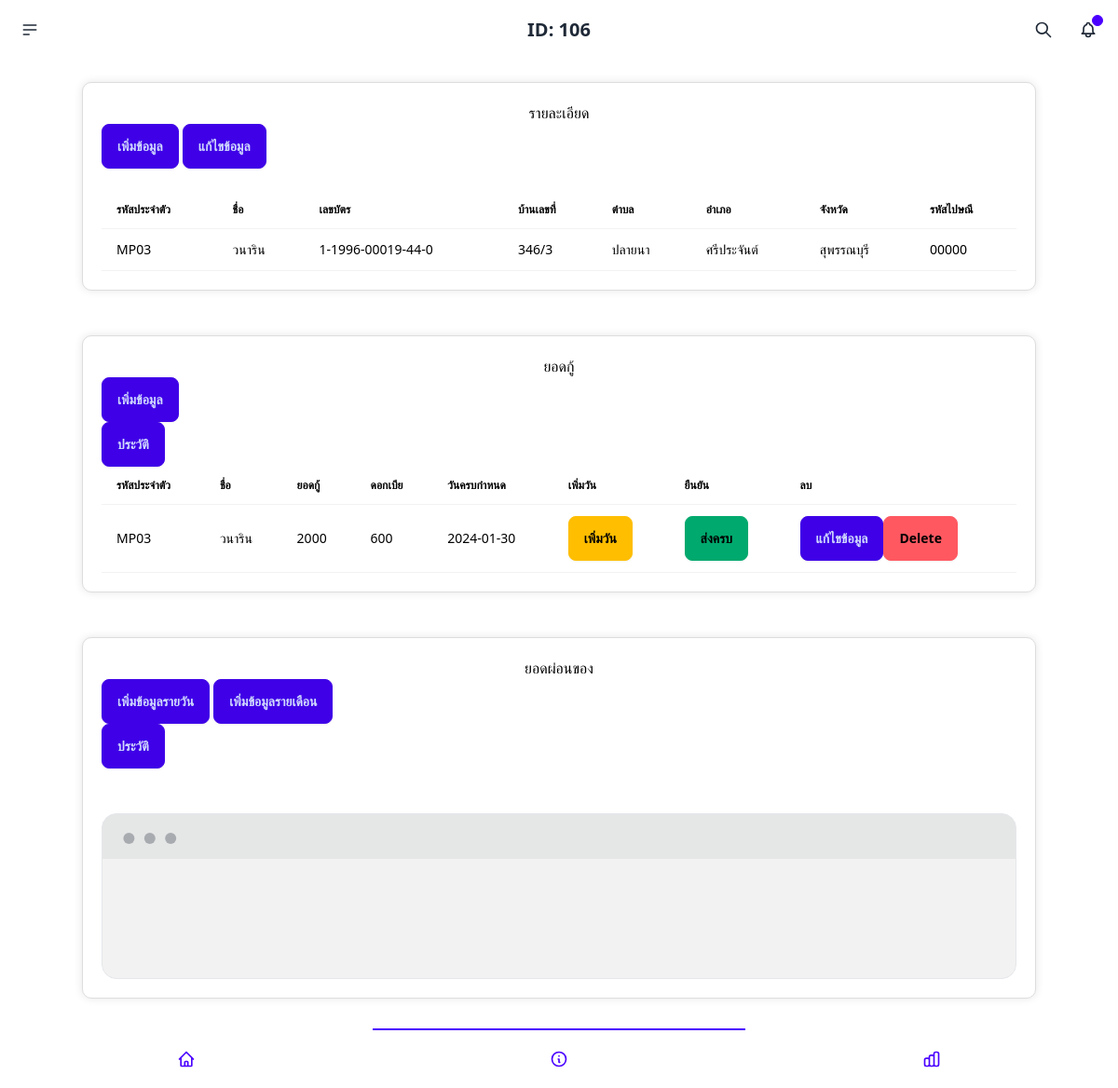
The page /info.php?uid=106 (signed in) on the database its author committed.
### tables this page shows
CREATE TABLE `address_records` (
  `record_id` int(11) NOT NULL,
  `address_line1` varchar(255) NOT NULL,
  `address_line2` varchar(255) DEFAULT NULL,
  `city` varchar(100) NOT NULL,
  `province` varchar(100) NOT NULL,
  `postal_code` varchar(10) NOT NULL,
  `uid` int(13) NOT NULL
);

CREATE TABLE `users` (
  `uid` int(11) NOT NULL,
  `fname` varchar(255) NOT NULL,
  `lname` varchar(255) NOT NULL,
  `facename` varchar(255) NOT NULL,
  `cardid` varchar(255) NOT NULL,
  `pid` varchar(255) NOT NULL,
  `status` varchar(255) NOT NULL
);

CREATE TABLE `recover` (
  `recid` int(11) NOT NULL,
  `loan_amount` int(11) NOT NULL,
  `interest_rate` int(11) NOT NULL,
  `recovery_date` date NOT NULL,
  `uid` int(11) NOT NULL,
  `stna` varchar(255) NOT NULL
);

### info.php (the view, shortened to what this page needs)
<?php
require_once 'connect.php';
if (isset($_GET['uid'])) {
    $uid = $_GET['uid'];
}
?>
<!DOCTYPE html>
<html lang="en">
<head>
    <link rel="stylesheet" href="sty.css">
    <link href="https://cdn.jsdelivr.net/npm/daisyui@4.6.0/dist/full.min.css" rel="stylesheet" type="text/css" />
    <script src="https://cdn.tailwindcss.com"></script>
    <link href='https://unpkg.com/boxicons@2.1.1/css/boxicons.min.css' rel='stylesheet'>
    <link rel="stylesheet" type="text/css" href="https://cdn.datatables.net/1.13.7/css/jquery.dataTables.min.css">
    <link rel="stylesheet" href="https://cdn.jsdelivr.net/npm/sweetalert2@11/dist/sweetalert2.min.css">
</head>
<body>
    <div class="navbar bg-base-100">
        <div class="navbar-start">
            <div class="dropdown">
                <div tabindex="0" role="button" class="btn btn-ghost btn-circle">
                    <svg xmlns="http://www.w3.org/2000/svg" class="h-5 w-5" fill="none" viewBox="0 0 24 24"
                        stroke="currentColor">
                        <path stroke-linecap="round" stroke-linejoin="round" stroke-width="2"
                            d="M4 6h16M4 12h16M4 18h7" />
                    </svg>
                </div>
            </div>
        </div>
        <div class="navbar-center">
            <a class="btn btn-ghost text-xl">
                <?php echo 'ID: ' . $uid; ?>
            </a>
        </div>
        <div class="navbar-end">
            <button class="btn btn-ghost btn-circle">
                <svg xmlns="http://www.w3.org/2000/svg" class="h-5 w-5" fill="none" viewBox="0 0 24 24"
                    stroke="currentColor">
                    <path stroke-linecap="round" stroke-linejoin="round" stroke-width="2"
                        d="M21 21l-6-6m2-5a7 7 0 11-14 0 7 7 0 0114 0z" />
                </svg>
            </button>
            <button class="btn btn-ghost btn-circle">
                <div class="indicator">
                    <span class="badge badge-xs badge-primary indicator-item"></span>
                </div>
            </button>
        </div>
    </div>
    <br>
    <div class="container">
        <center>
            <h1>รายละเอียด</h1>
        </center>
        <button class="btn btn-active btn-primary" onclick="my_modal_4.showModal()">เพิ่มข้อมูล</button>
        <button class="btn btn-active btn-primary" onclick="edit.showModal()">แก้ไขข้อมูล</button><br><br>
        <div class="overflow-x-auto">
            <table class="table table-striped table-hover">
                <thead>
                    <tr>
                        <th>รหัสประจำตัว</th>
                        <th>ชื่อ</th>
                        <th>เลขบัตร</th>
                        <th>บ้านเลขที่</th>
                        <th>ตำบล</th>
                        <th>อำเภอ</th>
                        <th>จังหวัด</th>
                        <th>รหัสไปษณี</th>
                    </tr>
                </thead>
                <tbody id="userDataBody">
                    <?php
                    $query = $conn->prepare("SELECT
                    a.uid AS user_uid,
                    a.pid,
                    a.fname,
                    a.cardid,
                    b.uid AS address_uid,
                    b.address_line1,
                    b.address_line2,
                    b.city,
                    b.province,
                    b.postal_code
                FROM users AS a
                LEFT JOIN address_records AS b ON a.uid = b.uid
                WHERE a.uid = $uid;
                ");
                    if ($query->execute() === false) {
                        die('Error executing the query');
                    }
                    while ($row = $query->fetch(PDO::FETCH_ASSOC)) {
                        echo '<tr>';
                        echo '<td>' . $row['pid'] . '</td>';
                        echo '<td>' . $row['fname'] . '</td>';
                        echo '<td>' . $row['cardid'] . '</td>';
                        echo '<td>' . $row['address_line1'] . '</td>';
                        echo '<td>' . $row['address_line2'] . '</td>';
                        echo '<td>' . $row['city'] . '</td>';
                        echo '<td>' . $row['province'] . '</td>';
                        echo '<td>' . $row['postal_code'] . '</td>';
                        echo '</tr>';
                    }
                    ?>
                </tbody>
            </table>
            <?php
            require_once 'connect.php';
            if ($_SERVER["REQUEST_METHOD"] == "POST") {
                if (isset($_POST['uid'], $_POST['address_line1'], $_POST['address_line2'], $_POST['city'], $_POST['province'], $_POST['postal_code'])) {
                    $uid = intval($_POST['uid']);
                    $address_line1 = htmlspecialchars($_POST['address_line1']);
                    $address_line2 = htmlspecialchars($_POST['address_line2']);
                    $city = htmlspecialchars($_POST['city']);
                    $province = htmlspecialchars($_POST['province']);
                    $postal_code = htmlspecialchars($_POST['postal_code']);
                    $query = "UPDATE address_records SET address_line1 = :address_line1, address_line2 = :address_line2, city = :city, province = :province, postal_code = :postal_code WHERE uid = :uid";
                    $stmt = $conn->prepare($query);
                    $stmt->bindParam(':address_line1', $address_line1, PDO::PARAM_STR);
                    $stmt->bindParam(':address_line2', $address_line2, PDO::PARAM_STR);
                    $stmt->bindParam(':city', $city, PDO::PARAM_STR);
                    $stmt->bindParam(':province', $province, PDO::PARAM_STR);
                    $stmt->bindParam(':postal_code', $postal_code, PDO::PARAM_STR);
                    $stmt->bindParam(':uid', $uid, PDO::PARAM_INT);
                    try {
                        $stmt->execute();
                        echo '<div role="alert" class="alert alert-success">
                                <svg xmlns="http://www.w3.org/2000/svg" class="stroke-current shrink-0 h-6 w-6" fill="none" viewBox="0 0 24 24">
                                  <path stroke-linecap="round" stroke-linejoin="round" stroke-width="2" d="M9 12l2 2 4-4m6 2a9 9 0 11-18 0 9 9 0 0118 0z" />
                                </svg>
                                <span>Your purchase has been confirmed!</span>
                              </div>';
                        echo '<script>
                                setTimeout(function() {
                                    var uid = ' . json_encode($_GET['uid']) . ';
                                    window.location.href = "info.php?uid=" + uid;
                                }, 2000);
                              </script>';
                    } catch (PDOException $e) {
                        echo '<div role="alert" class="alert alert-error">
                                <svg xmlns="http://www.w3.org/2000/svg" class="stroke-current shrink-0 h-6 w-6" fill="none" viewBox="0 0 24 24">
                                  <path stroke-linecap="round" stroke-linejoin="round" stroke-width="2" d="M10 14l2-2m0 0l2-2m-2 2l-2-2m2 2l2 2m7-2a9 9 0 11-18 0 9 9 0 0118 0z" />
                                </svg>
                                <span>Error! Task failed successfully.</span>
                              </div>';
                    }
                }
            } elseif (isset($_GET['uid'])) {
                $uid = $_GET['uid'];
            } else {
                echo "Invalid request.";
            }
            ?>
        </div>
    </div>
    <br><br>
    <div class="container">
        <center>
            <h1>ยอดกู้</h1>
        </center>
        <button class="btn btn-active btn-primary" onclick="my_modal_5.showModal()">เพิ่มข้อมูล</button>
        <form action="hitoryre.php" method="get">
            <button type="submit" class="btn btn-active btn-primary">ประวัติ</button>
        </form>
        <div class="overflow-x-auto">
            <table class="table table-striped table-hover">
                <thead>
                    <tr>
                        <th>รหัสประจำตัว</th>
                        <th>ชื่อ</th>
                        <th>ยอดกู้</th>
                        <th>ดอกเบีย</th>
                        <th>วันครบกำหนด</th>
                        <th>เพิ่มวัน</th>
                        <th>ยืนยัน</th>
                        <th>ลบ</th>
                    </tr>
                </thead>
                <tbody>
                    <?php
                    $query = $conn->prepare("SELECT
                    a.uid AS user_uid,
                    a.pid,
                    a.fname,
                    a.cardid,
                    b.uid AS address_uid,
                    b.loan_amount,
                    b.interest_rate,
                    b.recovery_date,
                    b.stna,
                    b.recid
                FROM users AS a
                LEFT JOIN recover AS b ON a.uid = b.uid
                WHERE a.uid = $uid;");
                    if ($query->execute() === false) {
                        die('Error executing the query');
                    }
                    while ($row = $query->fetch(PDO::FETCH_ASSOC)) {
                        echo '<tr>';
                        echo '<td>' . $row['pid'] . '</td>';
                        echo '<td>' . $row['fname'] . '</td>';
                        echo '<td>' . $row['loan_amount'] . '</td>';
                        if (!empty($row['loan_amount']) && strtotime($row['recovery_date'] . ' +1 day') <= strtotime(date('Y-m-d'))) {
                            $recoveryDate = new DateTime($row['recovery_date']);
                            $currentDate = new DateTime(date('Y-m-d'));
                            $daysPassed = $currentDate->diff($recoveryDate)->days;
                            $row['interest_rate'] += $daysPassed * 100;
                        }
                        echo '<td>' . $row['interest_rate'] . '</td>';
                        if ($row['stna'] == 'pass') {
                            echo '<td>ส่งครบแล้ว</td>';
                        } else {
                            echo '<td>' . $row['recovery_date'] . '</td>';
                        }
                        echo '<td><button class="btn btn-warning add-days-btn" data-recid="' . $row['recid'] . '">เพิ่มวัน</button></td>';
                        echo '<td><button class="btn btn-success save-btn" data-recid="' . $row['recid'] . '">ส่งครบ</button></td>';
                        echo '<td><button class="btn btn-active btn-primary" onclick="openEditPage(' . $row['recid'] . ', \'' . $row['user_uid'] . '\')">แก้ไขข้อมูล</button>';
                        echo '<button class="btn btn-error delete-btn" data-recid="' . $row['recid'] . '" data-user-uid="' . $row['user_uid'] . '">Delete</button>';
                        echo '</tr>';
                    }
                    ?>
                </tbody>
            </table>
        </div>
    </div>
    <br><br>
    <div class="container">
        <center>
            <h1>ยอดผ่อนของ</h1>
        </center>
        <button class="btn btn-active btn-primary" onclick="my_modal_6.showModal()">เพิ่มข้อมูลรายวัน</button>
        <button class="btn btn-active btn-primary" onclick="my_modal_7.showModal()">เพิ่มข้อมูลรายเดือน</button>
        <form action="historyin.php" method="get">
            <button type="submit" class="btn btn-active btn-primary">ประวัติ</button>
        </form><br><br>
        <div class="mockup-window border bg-base-300">
            <div class="flex justify-center px-4 py-16 bg-base-200">
            </div>
        </div>
    </div>
    <br><br><br><br>
    <div class="btm-nav">
        <a href="index.php"><button class="text-primary  ">
            </button></a>
        <button class="text-primary active">
            <svg xmlns="http://www.w3.org/2000/svg" class="h-5 w-5" fill="none" viewBox="0 0 24 24"
                stroke="currentColor">
                <path stroke-linecap="round" stroke-linejoin="round" stroke-width="2"
                    d="M13 16h-1v-4h-1m1-4h.01M21 12a9 9 0 11-18 0 9 9 0 0118 0z" />
            </svg>
        </button>
        <button class="text-primary">
        </button>
    </div>
</body>
</html>

### sty.css (style rules this page uses)
.container { max-width: 1200px; margin: 0 auto; padding: 20px; background-color: #ffffff; border: 1px solid #ddd; border-radius: 10px; box-shadow: 0 0 10px rgba(0, 0, 0, 0.1); }
h1 { color: black; }
td { color: black; }
th { color: black; }

### rows shown on the page
address_records: uid.pid "MP03", uid.fname "วนาริน", uid.cardid "1-1996-00019-44-0", address_line1 "346/3", address_line2 "ปลายนา", city "ศรีประจันต์", province "สุพรรณบุรี", postal_code "00000"
recover: uid.pid "MP03", uid.fname "วนาริน", loan_amount "2000", interest_rate "600", recovery_date "2024-01-30"

### other values the page prints
$uid "106"
